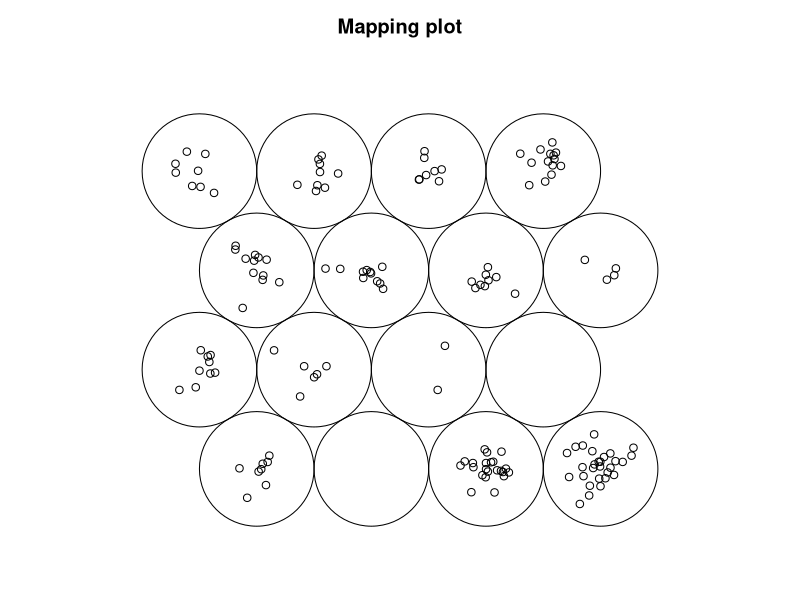
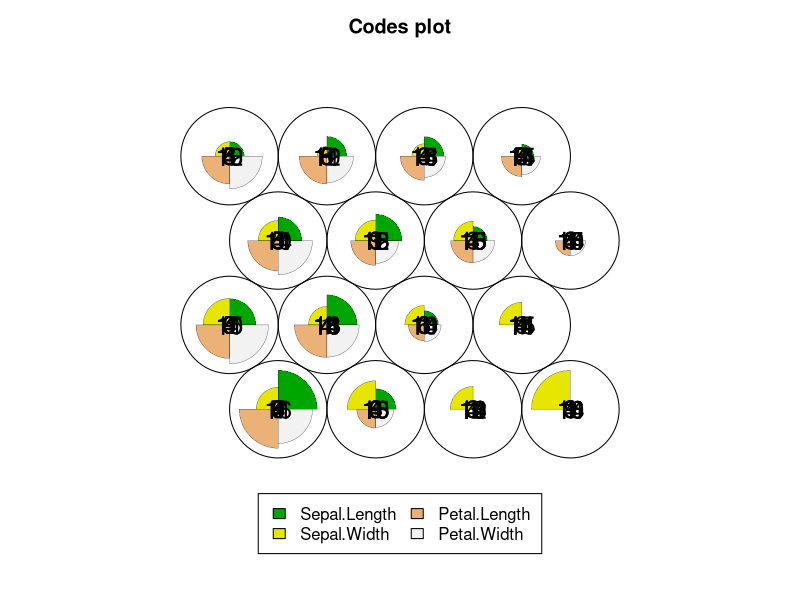
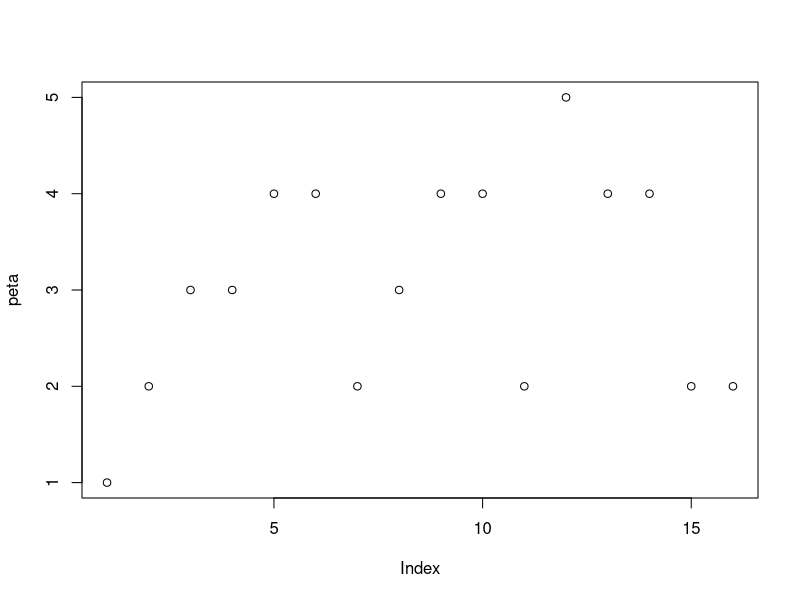
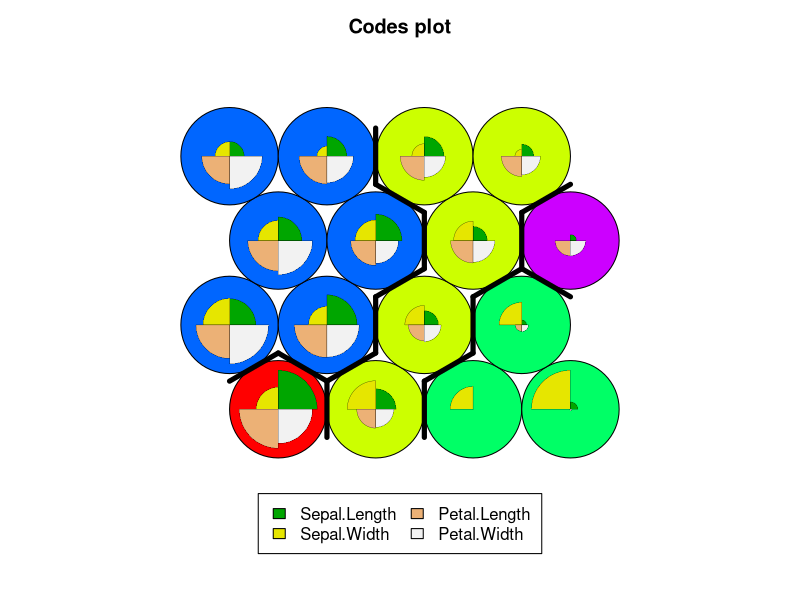

Reproduce these figures in R, in order.
## ---- chunk 1
knitr::opts_chunk$set(echo = TRUE)
## ---- chunk 2
library(class)
library(MASS)
library(kohonen)
## ---- chunk 3
data("iris")
View(iris)
## ---- chunk 4
scale(iris[,-5])
head(scale(iris[,-5]))
## ---- chunk 5
dim(iris)
## ---- chunk 6
str(iris)
## ---- chunk 7
grid <- somgrid(xdim=5 , ydim=5 , topo = "hexagonal")
## ---- chunk 8
som.iris <- som(as.matrix(iris[,-5]), grid = somgrid(xdim = 4, ydim = 4, topo="hexagonal"))
## ---- chunk 9
str(som.iris)
## ---- chunk 10
plot(som.iris, type="mapping")
## ---- chunk 11
som.iris$grid$pts
## ---- chunk 12
som.iris$unit.classif
## ---- chunk 13
plot(som.iris)
text(som.iris$grid$pts, labels = som.iris$unit.classif,cex=1.5)
## ---- chunk 14
som.iris$codes[[1]]
## ---- chunk 15
dist(som.iris$codes[[1]])
hclust(dist(som.iris$codes[[1]]))
## ---- chunk 16
peta <- cutree(hclust(dist(som.iris$codes[[1]])),5)
plot(peta)
plot(som.iris,type="codes",bgcol=rainbow(5)[peta])
add.cluster.boundaries(som.iris,peta)
